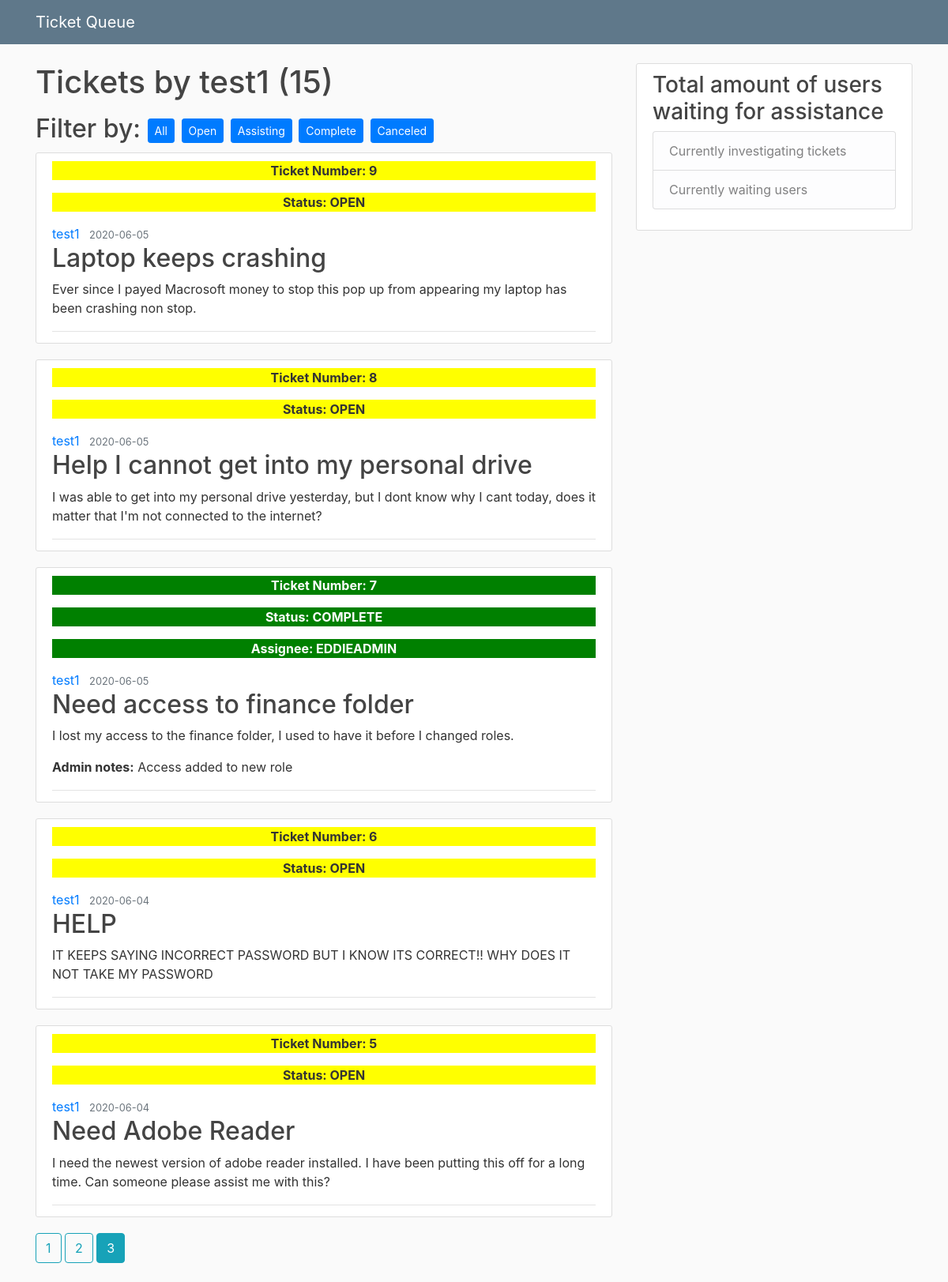
The app's page /user/test1?page=3 with its own data.
### helpdeskqueue/models.py (models this page shows, shortened)
class User(db.Model, UserMixin):
    id = db.Column(db.Integer, primary_key = True)
    username = db.Column(db.String(20), unique = True, nullable = False)
    user_type = db.Column(db.String(20), unique = True, nullable = False)
    email = db.Column(db.String(120), unique = True, nullable = False)
    password = db.Column(db.String(60), nullable = False)
    posts = db.relationship('Post', backref = 'author', lazy = True)

class Post(db.Model):
    id = db.Column(db.Integer, primary_key = True)
    title = db.Column(db.String(100), nullable = False)
    date_posted = db.Column(db.DateTime, nullable = False, default = datetime.utcnow)
    content = db.Column(db.Text, nullable = False)
    category = db.Column(db.Text, nullable = False)
    status = db.Column(db.Text, nullable = False)
    user_id = db.Column(db.Integer, db.ForeignKey('user.id'), nullable = False)
    notes = db.Column(db.String, nullable = True)
    assisted_by = db.Column(db.String, nullable = True)

### helpdeskqueue/routes.py (the view)
@app.route("/user/<string:username>")
def user_posts(username):
    action = PageAction()
    page = request.args.get('page', 1, type = int)
    user = User.query.filter_by(username = username).first_or_404()
    posts = Post.query.filter_by(author = user)\
        .order_by(Post.date_posted.desc())\
        .paginate(page = page, per_page = 5)
    print(type(posts))
    return render_template('user_posts.html', posts = posts, user = user, status = status, action = action, filter_status = 'open')

### helpdeskqueue/templates/user_posts.html (shortened to what this page needs)
{% extends 'layout.html' %}
{% block content %}
    <h1 class = "mb-3"> Tickets by {{ user.username }} ({{ posts.total }})</h1>
    <h2>Filter by:
    <a class = "btn btn-primary btn-sm mt-1 mb-1" href= "{{ url_for('user_posts', username = current_user.username)}}"> All</a>
    <a class = "btn btn-primary btn-sm mt-1 mb-1" href = "{{ url_for('user_posts_open', username = user.username) }}"> Open</a>
    <a class = "btn btn-primary btn-sm mt-1 mb-1" href = "{{ url_for('user_posts_assisting', username = user.username) }}"> Assisting</a>
    <a class = "btn btn-primary btn-sm mt-1 mb-1" href = "{{ url_for('user_posts_complete', username = user.username) }}"> Complete</a>
    <a class = "btn btn-primary btn-sm mt-1 mb-1" href = "{{ url_for('user_posts_canceled', username = user.username) }}"> Canceled</a>
    </h2>
    {% for post in posts.items %}
        <article class="media content-section">
            <div class="media-body">
            <div class="article-metadata">
                    {% if post.status == status[0] %}
                        <p style="background-color: #FFFF00; text-align: center"><strong>Ticket Number: {{ post.id }}</strong></p>
                        <p style="background-color: #FFFF00; text-align: center"><strong>Status: {{ post.status.upper() }}</strong></p>
                    {% endif %}
                    {% if post.status == status[2] %}
                        <p style = "background-color: green; text-align: center; color: white" ><strong>Ticket Number: {{ post.id }}</strong></p>
                        <p style = "background-color: green; text-align: center; color: white" ><strong>Status: {{ post.status.upper() }}</strong></p>
                        <p style = "background-color: green; text-align: center; color: white"><strong>Assignee: {{ post.assisted_by.upper() }}</strong></p>
                    {% endif %}
                    <a class="mr-2" href="{{ url_for('user_posts', username = post.author.username) }}">{{ post.author.username }}</a>
                    <small class="text-muted">{{ post.date_posted.strftime('%Y-%m-%d') }}</small>
                    <h2><a class="article-title" href="{{ url_for('post', post_id = post.id) }}">{{ post.title }}</a></h2>
                    <p class="article-content">{{ post.content }}</p>
                    {% if post.notes %}
                    <p class="article-content"><strong>Admin notes:</strong> {{ post.notes }}</p>
                    {% endif %}
            </div>
            </div>
        </article>
    {% endfor %}
    {% for page_num in posts.iter_pages(left_edge = 1, right_edge = 1, left_current = 1, right_current =2)  %}
        {% if page_num %}
          {% if posts.page == page_num %}
            <a class = "btn btn-info mb-4" href = "{{ url_for('user_posts', username=user.username, page = page_num) }}">{{ page_num }}</a>
          {% else %}
            <a class = "btn btn-outline-info mb-4" href = "{{ url_for('user_posts', username=user.username, page = page_num) }}">{{ page_num }}</a>
          {% endif %}
        {% else %}
        ...
        {% endif %}
    {% endfor %}
{% endblock content %}

### helpdeskqueue/static/main.css (style rules this page uses)
body { background: #fafafa; color: #333333; margin-top: 5rem; }
h1, h2, h3, h4, h5, h6 { color: #444444; }
.content-section { background: #ffffff; padding: 10px 20px; border: 1px solid #dddddd; border-radius: 3px; margin-bottom: 20px; }
.article-title { color: #444444; }
.article-content { white-space: pre-line; }
.article-metadata { padding-bottom: 1px; margin-bottom: 4px; border-bottom: 1px solid #e3e3e3 }

### records on screen
User: username "test1"
Post: id "9", status "OPEN", author.username "test1", date_posted "2020-06-05", title "Laptop keeps crashing", content "Ever since I payed Macrosoft money to stop this pop up from appearing my laptop has been crashing non stop."
Post: id "8", status "OPEN", author.username "test1", date_posted "2020-06-05", title "Help I cannot get into my personal drive", content "I was able to get into my personal drive yesterday, but I dont know why I cant today, does it matter that I'm not connected to the internet?"
Post: id "7", status "COMPLETE", assisted_by "EDDIEADMIN", author.username "test1", date_posted "2020-06-05", title "Need access to finance folder", content "I lost my access to the finance folder, I used to have it before I changed roles.", notes "Access added to new role"
Post: id "6", status "OPEN", author.username "test1", date_posted "2020-06-04", title "HELP", content "IT KEEPS SAYING INCORRECT PASSWORD BUT I KNOW ITS CORRECT!! WHY DOES IT NOT TAKE MY PASSWORD"
Post: id "5", status "OPEN", author.username "test1", date_posted "2020-06-04", title "Need Adobe Reader", content "I need the newest version of adobe reader installed. I have been putting this off for a long time. Can someone please assist me with this?"

### other values on screen
{{ posts.total }} "15"
{{ page_num }} "1" "2"
{{ page_num }} "3"
